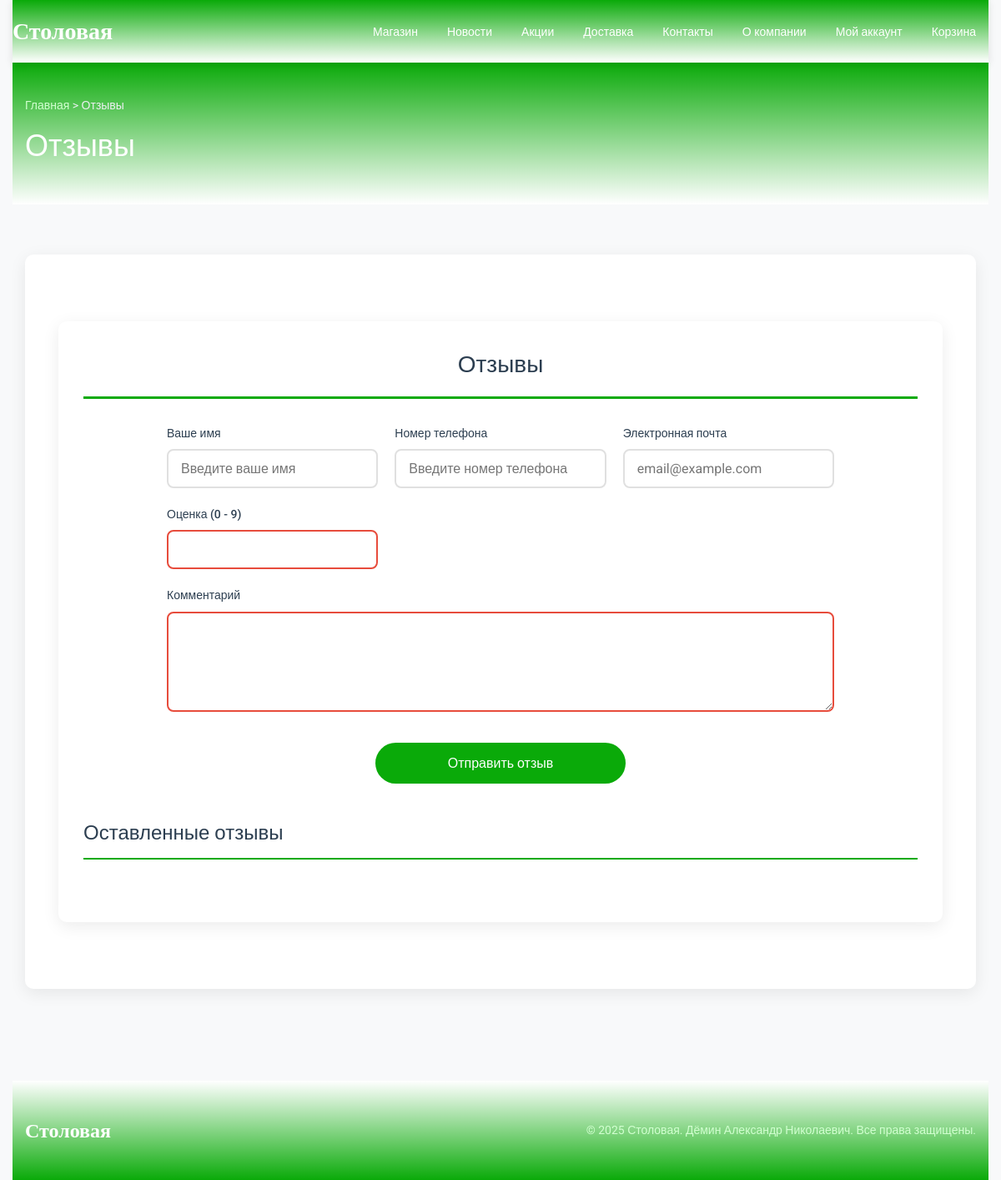
/отзывы/index.php, run on an earlier commit of the app's database.
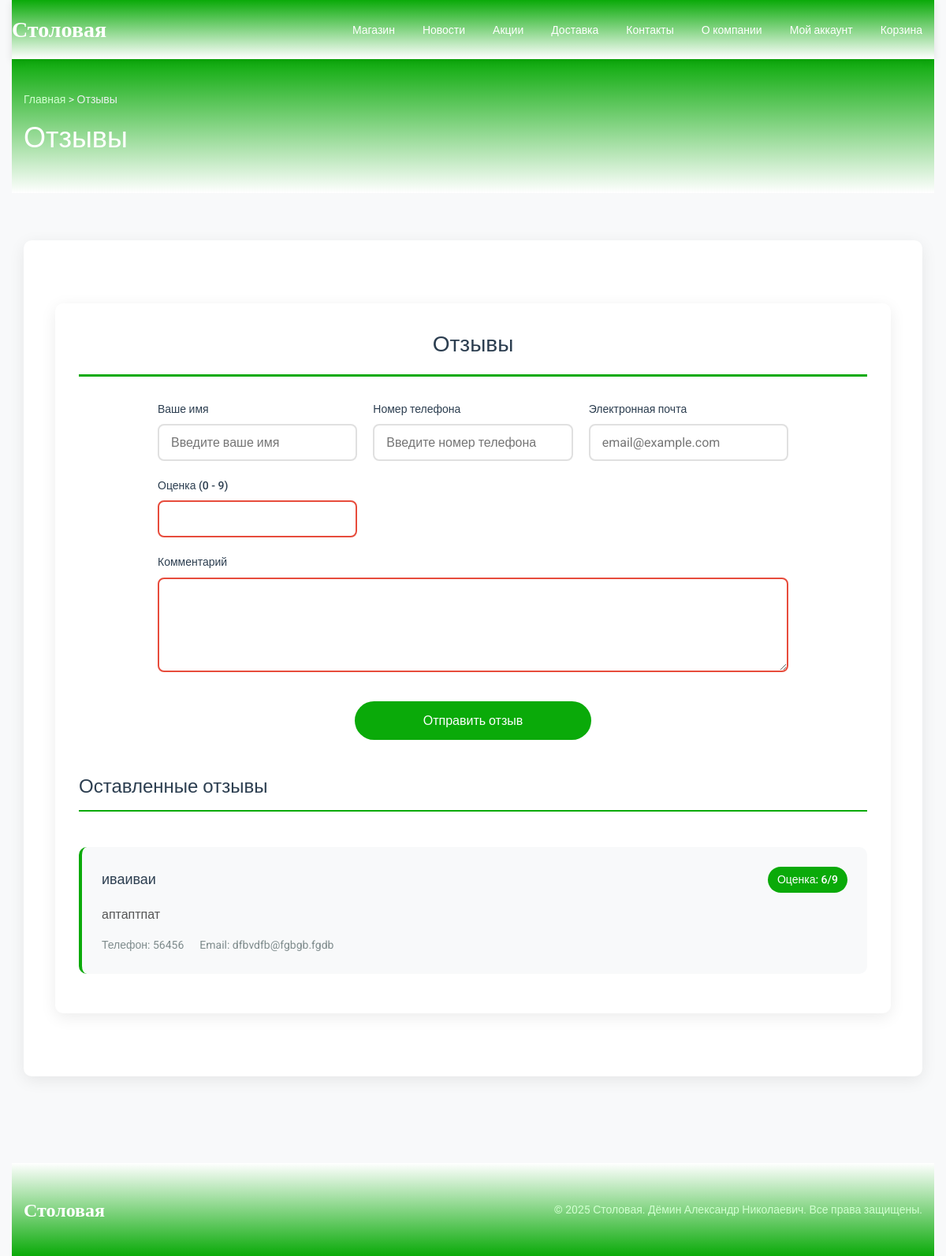
And on a later commit of the database.
### tables this page shows
CREATE TABLE `st_taskspol` (
  `id` int(11) UNSIGNED NOT NULL,
  `taskName` varchar(255) NOT NULL,
  `taskTelephone` bigint(15) UNSIGNED NOT NULL,
  `taskEmail` varchar(255) NOT NULL,
  `taskOcen` int(2) NOT NULL,
  `taskKomm` varchar(1500) NOT NULL
);

### отзывы/index.php (the view, shortened to what this page needs)
<!DOCTYPE html>
<html lang="ru-RU">
<head>
    <link rel="stylesheet" href="/style.css">
    <link rel="stylesheet" href="/styleMMMM.css">
</head>
<body class="site-body">
    <div class="site-wrapper">
        <header class="site-header">
            <div class="header-container">
                <div class="site-logo">
                    <h3><a href="/">Столовая</a></h3>
                </div>
                <nav class="main-nav">
                    <ul>
                        <li><a href="/shop/">Магазин</a></li>
                        <li><a href="/новости-и-акции/">Новости</a></li>
                        <li><a href="/акции/">Акции</a></li>
                        <li><a href="/доставка/">Доставка</a></li>
                        <li><a href="/контакты/">Контакты</a></li>
                        <li><a href="/о-компании/">О компании</a></li>
                        <li><a href="/my-account/">Мой аккаунт</a></li>
                        <li><a href="/cart/">Корзина</a></li>
                    </ul>
                </nav>
            </div>
        </header>
        <div class="page-header">
            <div class="site-wrapper">
                <div class="breadcrumbs">
                    <a href="/">Главная</a> > Отзывы
                </div>
                <h1 class="page-title">Отзывы</h1>
            </div>
        </div>
        <main class="main-content">
            <div class="site-wrapper">
                <div class="content-section">
				<div class="poll-container">
					<h2 class="poll-title">Отзывы</h2>
          <?php
  					if ($_COOKIE['user'] == ''):
  				?>
          <form class="form-review" action="add.php" method="post">
              <div class="row">
                  <div class="">
                      <label for="taskName" class="form-label">Ваше имя</label>
                      <input type="text" class="form-control" name="taskName" id="taskName" placeholder="Введите ваше имя" required>
                  </div>
                  <div class="">
                      <label for="taskTelephone" class="form-label">Номер телефона</label>
                      <input type="tel" class="form-control" name="taskTelephone" id="taskTelephone" placeholder="Введите номер телефона" required>
                  </div>
                  <div class="">
                      <label for="taskEmail" class="form-label">Электронная почта</label>
                      <input type="email" class="form-control" name="taskEmail" id="taskEmail" placeholder="email@example.com" required>
                  </div>
                  <div class="">
                      <label for="taskOcen" class="form-label">Оценка (0 - 9)</label>
                      <input type="number" class="form-control" name="taskOcen" id="taskOcen" min="0" max="9" required>
                  </div>
              </div>
              <label for="taskKomm" class="form-label">Комментарий</label>
              <textarea class="form-control" name="taskKomm" id="taskKomm" required></textarea>
              <button class="btn-submit" name="sendTask" type="submit">Отправить отзыв</button>
          </form>
          <div class="vivodOtz">
            <h2 class="reviews-title">Оставленные отзывы</h2><br>
            <?php
              require '../my-account/configDB.php';
              echo '<ul>';
              $query = $pdo->query('SELECT * FROM `st_taskspol`ORDER BY `id` DESC');
              while ($row = $query->fetch(PDO::FETCH_OBJ)) {
                echo '
                <li class="review-item">
                    <div class="review-header">
                        <h3 class="review-author">'.$row->taskName.'</h3>
                        <span class="review-rating">Оценка: '.$row->taskOcen.'/9</span>
                    </div>
                    <p class="review-content">'.$row->taskKomm.'</p>
                    <div class="review-meta">
                        <span>Телефон: '.$row->taskTelephone.'</span>
                        <span>Email: '.$row->taskEmail.'</span>
                    </div>
                </li>';
              }
              echo '</ul>';
            ?>
          </div>
        <?php endif; ?>
				</div>
      </div>
  </div>
</main>
<footer class="site-footer">
  <div class="site-wrapper">
      <div class="footer-content">
          <div class="site-logo">
              <h3><a href="/">Столовая</a></h3>
          </div>
          <p class="footer-text">© 2025 Столовая. Дёмин Александр Николаевич. Все права защищены.</p>
      </div>
  </div>
</footer>
</div>
</body>
</html>

### style.css (style rules this page uses)
* { margin: 0; padding: 0; box-sizing: border-box; }
body { font-family: 'Roboto', 'Arial', sans-serif; line-height: 1.6; color: #333; background: #f8f9fa; }
.site-wrapper { max-width: 1200px; margin: 0 auto; padding: 0 15px; }
.site-header { background: linear-gradient(180deg, #0aaa09 0%, #ffffff 100%); padding: 15px 0; position: sticky; top: 0; z-index: 1000; box-shadow: 0 2px 10px rgba(0,0,0,0.1); }
.header-container { display: flex; justify-content: space-between; align-items: center; }
.site-logo a { color: white; text-decoration: none; font-size: 28px; font-weight: bold; font-family: 'Roboto Slab', serif; }
.main-nav ul { display: flex; list-style: none; margin: 0; padding: 0; gap: 5px; }
.main-nav a { color: white; text-decoration: none; padding: 10px 15px; border-radius: 5px; transition: all 0.3s ease; font-size: 14px; font-weight: 500; }
.page-header { background: linear-gradient(180deg, #0aaa09 0%, #ffffff 100%); padding: 40px 0; margin-bottom: 30px; color: white; }
.page-title { font-size: 36px; color: white; margin: 10px 0 0 0; font-weight: 300; }
.breadcrumbs { color: #ecf0f1; font-size: 14px; margin-bottom: 10px; }
.breadcrumbs a { color: #d1ffd0; text-decoration: none; }
.main-content { padding: 30px 0; min-height: 60vh; }
.content-section { background: white; padding: 40px; border-radius: 10px; box-shadow: 0 5px 20px rgba(0, 0, 0, 0.08); margin-bottom: 30px; }
.site-footer { background: linear-gradient(0deg, #0aaa09 0%, #ffffff 100%); color: white; padding: 40px 0; margin-top: 50px; }
.footer-content { display: flex; justify-content: space-between; align-items: center; }
.footer-text { margin: 0; color: #d1ffd0; font-size: 14px; }
.site-footer .site-logo a { font-size: 24px; }

### styleMMMM.css (style rules this page uses)
.poll-container { margin: 40px 0; padding: 30px; background: white; border-radius: 10px; box-shadow: 0 5px 20px rgba(0, 0, 0, 0.08); }
.poll-title { color: #2c3e50; font-size: 28px; margin-bottom: 30px; padding-bottom: 15px; border-bottom: 3px solid #0aaa09; font-weight: 400; text-align: center; }
.form-review { max-width: 800px; margin: 0 auto 40px; }
.form-review .row { display: grid; grid-template-columns: repeat(auto-fit, minmax(250px, 1fr)); gap: 20px; margin-bottom: 20px; }
.form-label { display: block; font-weight: 500; color: #2c3e50; margin-bottom: 8px; font-size: 14px; }
.form-control { width: 100%; padding: 12px 15px; border: 2px solid #e0e0e0; border-radius: 8px; font-size: 16px; transition: all 0.3s ease; background: white; font-family: 'Roboto', sans-serif; }
textarea.form-control { min-height: 120px; resize: vertical; }
.btn-submit { background: #0aaa09; color: white; border: none; padding: 15px 30px; border-radius: 25px; font-size: 16px; font-weight: 500; cursor: pointer; transition: all 0.3s ease; display: block; width: 100%; max-width: 300px; margin: 30px auto 0; font-family: 'Roboto', sans-serif; }
.reviews-title { color: #2c3e50; font-size: 24px; margin-bottom: 20px; padding-bottom: 10px; border-bottom: 2px solid #0aaa09; font-weight: 400; }
.vivodOtz ul { list-style: none; padding: 0; margin: 0; }
.review-item { background: #f8f9fa; padding: 25px; margin-bottom: 20px; border-radius: 10px; border-left: 4px solid #0aaa09; transition: transform 0.3s ease, box-shadow 0.3s ease; }
.review-header { display: flex; justify-content: space-between; align-items: center; margin-bottom: 15px; flex-wrap: wrap; gap: 10px; }
.review-author { color: #2c3e50; font-size: 18px; font-weight: 500; margin: 0; }
.review-rating { background: #0aaa09; color: white; padding: 5px 12px; border-radius: 20px; font-size: 14px; font-weight: 500; }
.review-content { color: #555; line-height: 1.6; margin-bottom: 15px; font-size: 16px; }
.review-meta { display: flex; gap: 20px; flex-wrap: wrap; font-size: 14px; color: #7f8c8d; }
.review-meta span { display: flex; align-items: center; gap: 5px; }
.review-item { animation: fadeInUp 0.6s ease-out; }

What changed in the data, as far as the page shows it:
added st_taskspol: taskName "иваиваи", taskOcen "6", taskKomm "аптаптпат", taskTelephone "56456", taskEmail "dfbvdfb@fgbgb.fgdb"
